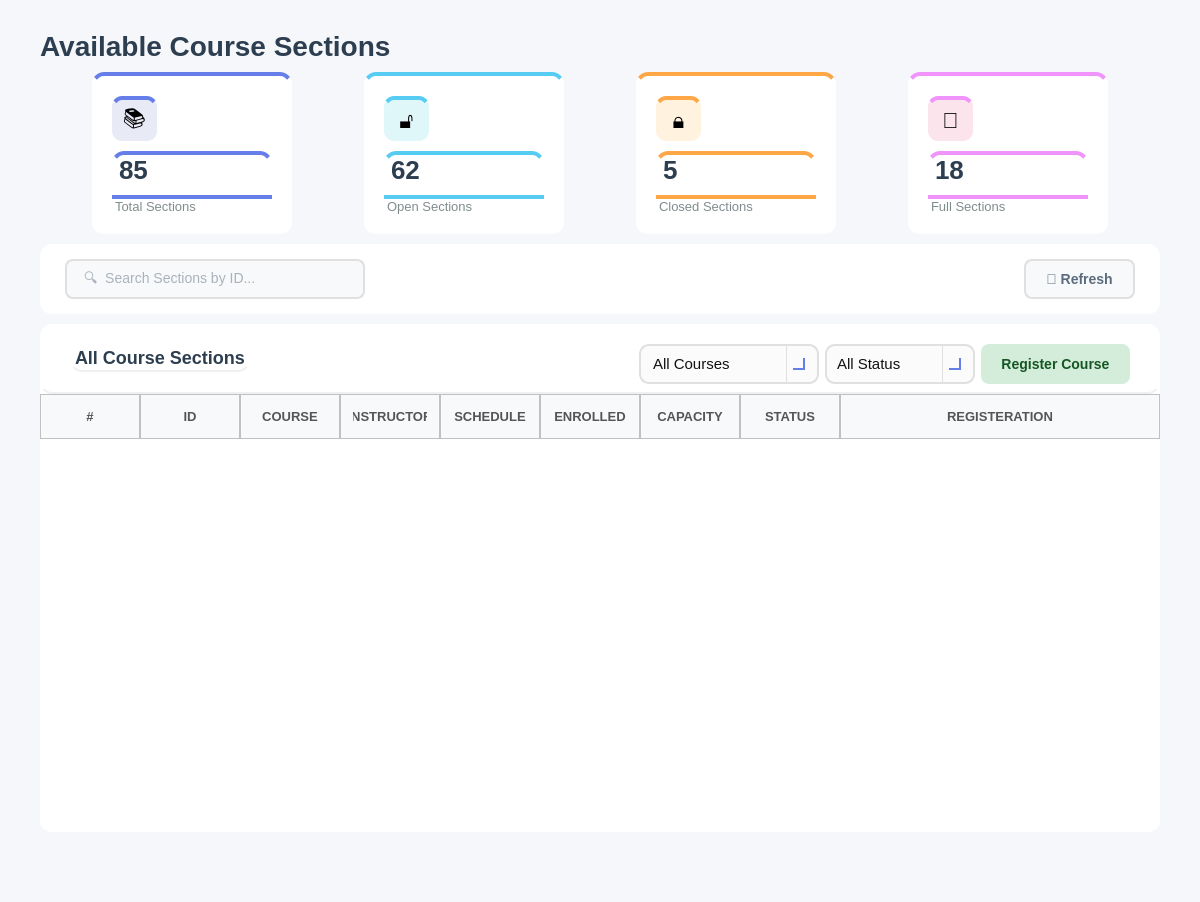
<?xml version="1.0" encoding="UTF-8"?>
<ui version="4.0">
 <class>ViewSections</class>
 <widget class="QWidget" name="ViewSections">
  <property name="geometry">
   <rect>
    <x>0</x>
    <y>0</y>
    <width>1200</width>
    <height>902</height>
   </rect>
  </property>
  <property name="windowTitle">
   <string>Avaliable Sections</string>
  </property>
  <property name="styleSheet">
   <string notr="true">background-color: #f5f7fa;</string>
  </property>
  <layout class="QVBoxLayout" name="mainLayout">
   <property name="spacing">
    <number>10</number>
   </property>
   <property name="leftMargin">
    <number>40</number>
   </property>
   <property name="topMargin">
    <number>30</number>
   </property>
   <property name="rightMargin">
    <number>40</number>
   </property>
   <property name="bottomMargin">
    <number>30</number>
   </property>
   <item>
    <layout class="QHBoxLayout" name="headerLayout">
     <item>
      <widget class="QLabel" name="labelTitle">
       <property name="styleSheet">
        <string notr="true">font-size: 28px; font-weight: bold; color: #2c3e50; background: transparent;</string>
       </property>
       <property name="text">
        <string>Available Course Sections</string>
       </property>
      </widget>
     </item>
     <item>
      <spacer name="headerSpacer">
       <property name="orientation">
        <enum>Qt::Orientation::Horizontal</enum>
       </property>
       <property name="sizeHint" stdset="0">
        <size>
         <width>40</width>
         <height>20</height>
        </size>
       </property>
      </spacer>
     </item>
    </layout>
   </item>
   <item>
    <layout class="QHBoxLayout" name="statsLayout">
     <property name="spacing">
      <number>20</number>
     </property>
     <item>
      <widget class="QFrame" name="totalSectionsFrame">
       <property name="minimumSize">
        <size>
         <width>0</width>
         <height>140</height>
        </size>
       </property>
       <property name="maximumSize">
        <size>
         <width>200</width>
         <height>16777215</height>
        </size>
       </property>
       <property name="styleSheet">
        <string notr="true">background-color: white; border-radius: 12px; border-top: 4px solid #667eea;</string>
       </property>
       <property name="frameShape">
        <enum>QFrame::Shape::StyledPanel</enum>
       </property>
       <layout class="QVBoxLayout" name="totalSectionsLayout">
        <property name="spacing">
         <number>10</number>
        </property>
        <property name="leftMargin">
         <number>20</number>
        </property>
        <property name="topMargin">
         <number>20</number>
        </property>
        <property name="rightMargin">
         <number>20</number>
        </property>
        <property name="bottomMargin">
         <number>20</number>
        </property>
        <item>
         <widget class="QLabel" name="totalSectionsIcon">
          <property name="minimumSize">
           <size>
            <width>45</width>
            <height>45</height>
           </size>
          </property>
          <property name="maximumSize">
           <size>
            <width>45</width>
            <height>45</height>
           </size>
          </property>
          <property name="styleSheet">
           <string notr="true">background-color: #e8eaf6; border-radius: 10px; font-size: 22px;</string>
          </property>
          <property name="text">
           <string>📚</string>
          </property>
          <property name="alignment">
           <set>Qt::AlignmentFlag::AlignCenter</set>
          </property>
         </widget>
        </item>
        <item>
         <widget class="QLabel" name="labelTotalSectionsCount">
          <property name="styleSheet">
           <string notr="true">font-size: 26px; font-weight: bold; color: #2c3e50; background: transparent;</string>
          </property>
          <property name="text">
           <string>85</string>
          </property>
         </widget>
        </item>
        <item>
         <widget class="QLabel" name="labelTotalSections">
          <property name="styleSheet">
           <string notr="true">font-size: 13px; color: #7f8c8d; background: transparent;</string>
          </property>
          <property name="text">
           <string>Total Sections</string>
          </property>
         </widget>
        </item>
       </layout>
      </widget>
     </item>
     <item>
      <widget class="QFrame" name="openSectionsFrame">
       <property name="minimumSize">
        <size>
         <width>0</width>
         <height>140</height>
        </size>
       </property>
       <property name="maximumSize">
        <size>
         <width>200</width>
         <height>16777215</height>
        </size>
       </property>
       <property name="styleSheet">
        <string notr="true">background-color: white; border-radius: 12px; border-top: 4px solid #56ccf2;</string>
       </property>
       <property name="frameShape">
        <enum>QFrame::Shape::StyledPanel</enum>
       </property>
       <layout class="QVBoxLayout" name="openSectionsLayout">
        <property name="spacing">
         <number>10</number>
        </property>
        <property name="leftMargin">
         <number>20</number>
        </property>
        <property name="topMargin">
         <number>20</number>
        </property>
        <property name="rightMargin">
         <number>20</number>
        </property>
        <property name="bottomMargin">
         <number>20</number>
        </property>
        <item>
         <widget class="QLabel" name="openSectionsIcon">
          <property name="minimumSize">
           <size>
            <width>45</width>
            <height>45</height>
           </size>
          </property>
          <property name="maximumSize">
           <size>
            <width>45</width>
            <height>45</height>
           </size>
          </property>
          <property name="styleSheet">
           <string notr="true">background-color: #e0f7fa; border-radius: 10px; font-size: 22px;</string>
          </property>
          <property name="text">
           <string>🔓</string>
          </property>
          <property name="alignment">
           <set>Qt::AlignmentFlag::AlignCenter</set>
          </property>
         </widget>
        </item>
        <item>
         <widget class="QLabel" name="labelOpenSectionsCount">
          <property name="styleSheet">
           <string notr="true">font-size: 26px; font-weight: bold; color: #2c3e50; background: transparent;</string>
          </property>
          <property name="text">
           <string>62</string>
          </property>
         </widget>
        </item>
        <item>
         <widget class="QLabel" name="labelOpenSections">
          <property name="styleSheet">
           <string notr="true">font-size: 13px; color: #7f8c8d; background: transparent;</string>
          </property>
          <property name="text">
           <string>Open Sections</string>
          </property>
         </widget>
        </item>
       </layout>
      </widget>
     </item>
     <item>
      <widget class="QFrame" name="closedSectionsFrame">
       <property name="minimumSize">
        <size>
         <width>0</width>
         <height>140</height>
        </size>
       </property>
       <property name="maximumSize">
        <size>
         <width>200</width>
         <height>16777215</height>
        </size>
       </property>
       <property name="styleSheet">
        <string notr="true">background-color: white; border-radius: 12px; border-top: 4px solid #ffa647;</string>
       </property>
       <property name="frameShape">
        <enum>QFrame::Shape::StyledPanel</enum>
       </property>
       <layout class="QVBoxLayout" name="closedSectionsLayout">
        <property name="spacing">
         <number>10</number>
        </property>
        <property name="leftMargin">
         <number>20</number>
        </property>
        <property name="topMargin">
         <number>20</number>
        </property>
        <property name="rightMargin">
         <number>20</number>
        </property>
        <property name="bottomMargin">
         <number>20</number>
        </property>
        <item>
         <widget class="QLabel" name="closedSectionsIcon">
          <property name="minimumSize">
           <size>
            <width>45</width>
            <height>45</height>
           </size>
          </property>
          <property name="maximumSize">
           <size>
            <width>45</width>
            <height>45</height>
           </size>
          </property>
          <property name="styleSheet">
           <string notr="true">background-color: #fff3e0; border-radius: 10px; font-size: 22px;</string>
          </property>
          <property name="text">
           <string>🔒</string>
          </property>
          <property name="alignment">
           <set>Qt::AlignmentFlag::AlignCenter</set>
          </property>
         </widget>
        </item>
        <item>
         <widget class="QLabel" name="labelClosedSectionsCount">
          <property name="styleSheet">
           <string notr="true">font-size: 26px; font-weight: bold; color: #2c3e50; background: transparent;</string>
          </property>
          <property name="text">
           <string>5</string>
          </property>
         </widget>
        </item>
        <item>
         <widget class="QLabel" name="labelClosedSections">
          <property name="styleSheet">
           <string notr="true">font-size: 13px; color: #7f8c8d; background: transparent;</string>
          </property>
          <property name="text">
           <string>Closed Sections</string>
          </property>
         </widget>
        </item>
       </layout>
      </widget>
     </item>
     <item>
      <widget class="QFrame" name="fullSectionsFrame">
       <property name="minimumSize">
        <size>
         <width>0</width>
         <height>140</height>
        </size>
       </property>
       <property name="maximumSize">
        <size>
         <width>200</width>
         <height>16777215</height>
        </size>
       </property>
       <property name="styleSheet">
        <string notr="true">background-color: white; border-radius: 12px; border-top: 4px solid #f093fb;</string>
       </property>
       <property name="frameShape">
        <enum>QFrame::Shape::StyledPanel</enum>
       </property>
       <layout class="QVBoxLayout" name="fullSectionsLayout">
        <property name="spacing">
         <number>10</number>
        </property>
        <property name="leftMargin">
         <number>20</number>
        </property>
        <property name="topMargin">
         <number>20</number>
        </property>
        <property name="rightMargin">
         <number>20</number>
        </property>
        <property name="bottomMargin">
         <number>20</number>
        </property>
        <item>
         <widget class="QLabel" name="fullSectionsIcon">
          <property name="minimumSize">
           <size>
            <width>45</width>
            <height>45</height>
           </size>
          </property>
          <property name="maximumSize">
           <size>
            <width>45</width>
            <height>45</height>
           </size>
          </property>
          <property name="styleSheet">
           <string notr="true">background-color: #fce4ec; border-radius: 10px; font-size: 22px;</string>
          </property>
          <property name="text">
           <string>💯</string>
          </property>
          <property name="alignment">
           <set>Qt::AlignmentFlag::AlignCenter</set>
          </property>
         </widget>
        </item>
        <item>
         <widget class="QLabel" name="labelFullSectionsCount">
          <property name="styleSheet">
           <string notr="true">font-size: 26px; font-weight: bold; color: #2c3e50; background: transparent;</string>
          </property>
          <property name="text">
           <string>18</string>
          </property>
         </widget>
        </item>
        <item>
         <widget class="QLabel" name="labelFullSections">
          <property name="styleSheet">
           <string notr="true">font-size: 13px; color: #7f8c8d; background: transparent;</string>
          </property>
          <property name="text">
           <string>Full Sections</string>
          </property>
         </widget>
        </item>
       </layout>
      </widget>
     </item>
    </layout>
   </item>
   <item>
    <widget class="QFrame" name="filterFrame">
     <property name="minimumSize">
      <size>
       <width>0</width>
       <height>70</height>
      </size>
     </property>
     <property name="maximumSize">
      <size>
       <width>16777215</width>
       <height>70</height>
      </size>
     </property>
     <property name="styleSheet">
      <string notr="true">background-color: white; border-radius: 12px;</string>
     </property>
     <property name="frameShape">
      <enum>QFrame::Shape::StyledPanel</enum>
     </property>
     <layout class="QHBoxLayout" name="filterLayout">
      <property name="leftMargin">
       <number>25</number>
      </property>
      <property name="topMargin">
       <number>15</number>
      </property>
      <property name="rightMargin">
       <number>25</number>
      </property>
      <property name="bottomMargin">
       <number>15</number>
      </property>
      <item>
       <widget class="QLineEdit" name="lineEditSearch">
        <property name="minimumSize">
         <size>
          <width>300</width>
          <height>40</height>
         </size>
        </property>
        <property name="maximumSize">
         <size>
          <width>200</width>
          <height>16777215</height>
         </size>
        </property>
        <property name="styleSheet">
         <string notr="true">QLineEdit {
    padding: 10px 15px;
    border: 2px solid #e0e0e0;
    border-radius: 8px;
    font-size: 14px;
    background-color: #f8f9fa;   /* light neutral background */
    color: #5a6c7d;             /* text color similar to buttons */
}

QLineEdit:focus {
    border-color: #f5576c;       /* accent border on focus */
    background-color: #ffffff;   /* slightly lighter when active */
}

QLineEdit:disabled {
    background-color: #ededed;   /* washed-out grey */
    color: #a1a8b3;             /* faded text */
}
</string>
        </property>
        <property name="placeholderText">
         <string>🔍  Search Sections by ID...</string>
        </property>
       </widget>
      </item>
      <item>
       <spacer name="filterSpacer">
        <property name="orientation">
         <enum>Qt::Orientation::Horizontal</enum>
        </property>
        <property name="sizeHint" stdset="0">
         <size>
          <width>40</width>
          <height>20</height>
         </size>
        </property>
       </spacer>
      </item>
      <item>
       <widget class="QPushButton" name="buttonRefresh">
        <property name="minimumSize">
         <size>
          <width>100</width>
          <height>40</height>
         </size>
        </property>
        <property name="cursor">
         <cursorShape>PointingHandCursor</cursorShape>
        </property>
        <property name="styleSheet">
         <string notr="true">QPushButton {
    background-color: #f8f9fa;     /* light grey background */
    color: #5a6c7d;               /* text color */
    border: 2px solid #e0e0e0;    /* default border */
    border-radius: 8px;
    font-size: 14px;
    font-weight: bold;
    padding: 10px 20px;
}

QPushButton:hover {
    border-color: #6c5ce7;        /* purplish-blue border on hover */
    color: #6c5ce7;               /* match text color to border */
}

QPushButton:pressed {
    background-color: #e0e0e0;    /* slightly darker grey when pressed */
    border-color: #6c5ce7;        /* keep border highlight */
    color: #6c5ce7;               /* text color */
}
</string>
        </property>
        <property name="text">
         <string>🔄 Refresh</string>
        </property>
       </widget>
      </item>
     </layout>
    </widget>
   </item>
   <item>
    <widget class="QFrame" name="sectionsTableFrame">
     <property name="styleSheet">
      <string notr="true">background-color: white; border-radius: 12px;</string>
     </property>
     <property name="frameShape">
      <enum>QFrame::Shape::StyledPanel</enum>
     </property>
     <layout class="QVBoxLayout" name="sectionsTableMainLayout">
      <property name="spacing">
       <number>0</number>
      </property>
      <property name="leftMargin">
       <number>0</number>
      </property>
      <property name="topMargin">
       <number>0</number>
      </property>
      <property name="rightMargin">
       <number>0</number>
      </property>
      <property name="bottomMargin">
       <number>0</number>
      </property>
      <item>
       <widget class="QFrame" name="tableHeader">
        <property name="minimumSize">
         <size>
          <width>0</width>
          <height>70</height>
         </size>
        </property>
        <property name="maximumSize">
         <size>
          <width>16777215</width>
          <height>70</height>
         </size>
        </property>
        <property name="styleSheet">
         <string notr="true">background: transparent; border-bottom: 2px solid #f0f0f0;</string>
        </property>
        <property name="frameShape">
         <enum>QFrame::Shape::StyledPanel</enum>
        </property>
        <layout class="QHBoxLayout" name="tableHeaderLayout">
         <property name="leftMargin">
          <number>30</number>
         </property>
         <property name="topMargin">
          <number>20</number>
         </property>
         <property name="rightMargin">
          <number>30</number>
         </property>
         <property name="bottomMargin">
          <number>20</number>
         </property>
         <item>
          <widget class="QLabel" name="labelTableTitle">
           <property name="styleSheet">
            <string notr="true">font-size: 18px; font-weight: bold; color: #2c3e50; background: transparent;</string>
           </property>
           <property name="text">
            <string>All Course Sections</string>
           </property>
          </widget>
         </item>
         <item>
          <spacer name="tableTitleSpacer">
           <property name="orientation">
            <enum>Qt::Orientation::Horizontal</enum>
           </property>
           <property name="sizeHint" stdset="0">
            <size>
             <width>40</width>
             <height>20</height>
            </size>
           </property>
          </spacer>
         </item>
         <item>
          <widget class="QComboBox" name="comboBoxFilterCourses">
           <property name="minimumSize">
            <size>
             <width>180</width>
             <height>40</height>
            </size>
           </property>
           <property name="cursor">
            <cursorShape>PointingHandCursor</cursorShape>
           </property>
           <property name="styleSheet">
            <string notr="true">/* ----------------- QComboBox Base ----------------- */
QComboBox {
    border: 2px solid #E0E0E0;          /* main border */
    border-radius: 10px;
    padding: 8px 10px;                   /* Matches QLineEdit padding */
    background: rgba(250, 250, 250, 200);
    font-size: 11pt;
    color: #111111;
}

/* Focused state */
QComboBox:focus {
    border: 2px solid #667EEA; 
    background: rgba(250, 250, 250, 220);
}

/* ----------------- Drop-down Arrow ----------------- */
QComboBox::drop-down {
    subcontrol-origin: padding;
    subcontrol-position: top right;
    width: 30px; 
    border-left-width: 1px;
    border-left-color: #E0E0E0;
    border-left-style: solid;
    border-top-right-radius: 12px;       /* rounder corners */
    border-bottom-right-radius: 12px;    /* rounder corners */
    background: transparent;
}

/* Remove ugly black border on hover/focus */
QComboBox::drop-down:hover,
QComboBox::drop-down:focus {
    border-left-color: #667EEA;
    background: transparent;
    border: none;
}

/* Modern, visible arrow using simple chevron */
QComboBox::down-arrow {
    width: 10px;
    height: 10px;
    border: solid #667EEA;
    border-width: 0 2px 2px 0;
    margin-right: 6px;
}

/* ----------------- Dropdown Popup ----------------- */
/* Dropdown Popup */
QComboBox QAbstractItemView {
    background-color: #fdfdfd;          /* slightly off-white */
    border: 2px solid #E0E0E0;          /* subtle grey border */
    border-radius: 8px;                  /* may not be perfect on Windows */
    color: #111111;
    font-size: 11pt;
    padding: 5px;
    selection-background-color: #667EEA;
    selection-color: white;
    outline: none;
}

/* Items hover/selection */
QComboBox QAbstractItemView::item:hover {
    background-color: rgba(102, 126, 234, 0.1);
    color: #111111;
}

QComboBox QAbstractItemView::item:selected {
    background-color: #667EEA;
    color: white;
}

/* Error highlight for combo box */
QComboBox[error=&quot;true&quot;] {
    border: 2px solid #FF4A4A;
}</string>
           </property>
           <property name="editable">
            <bool>true</bool>
           </property>
           <item>
            <property name="text">
             <string>All Courses</string>
            </property>
           </item>
          </widget>
         </item>
         <item>
          <widget class="QComboBox" name="comboBoxStatusFilter">
           <property name="minimumSize">
            <size>
             <width>150</width>
             <height>40</height>
            </size>
           </property>
           <property name="cursor">
            <cursorShape>PointingHandCursor</cursorShape>
           </property>
           <property name="styleSheet">
            <string notr="true">/* ----------------- QComboBox Base ----------------- */
QComboBox {
    border: 2px solid #E0E0E0;          /* main border */
    border-radius: 10px;
    padding: 8px 10px;                   /* Matches QLineEdit padding */
    background: rgba(250, 250, 250, 200);
    font-size: 11pt;
    color: #111111;
}

/* Focused state */
QComboBox:focus {
    border: 2px solid #667EEA; 
    background: rgba(250, 250, 250, 220);
}

/* ----------------- Drop-down Arrow ----------------- */
QComboBox::drop-down {
    subcontrol-origin: padding;
    subcontrol-position: top right;
    width: 30px; 
    border-left-width: 1px;
    border-left-color: #E0E0E0;
    border-left-style: solid;
    border-top-right-radius: 12px;       /* rounder corners */
    border-bottom-right-radius: 12px;    /* rounder corners */
    background: transparent;
}

/* Remove ugly black border on hover/focus */
QComboBox::drop-down:hover,
QComboBox::drop-down:focus {
    border-left-color: #667EEA;
    background: transparent;
    border: none;
}

/* Modern, visible arrow using simple chevron */
QComboBox::down-arrow {
    width: 10px;
    height: 10px;
    border: solid #667EEA;
    border-width: 0 2px 2px 0;
    margin-right: 6px;
}

/* ----------------- Dropdown Popup ----------------- */
/* Dropdown Popup */
QComboBox QAbstractItemView {
    background-color: #fdfdfd;          /* slightly off-white */
    border: 2px solid #E0E0E0;          /* subtle grey border */
    border-radius: 8px;                  /* may not be perfect on Windows */
    color: #111111;
    font-size: 11pt;
    padding: 5px;
    selection-background-color: #667EEA;
    selection-color: white;
    outline: none;
}

/* Items hover/selection */
QComboBox QAbstractItemView::item:hover {
    background-color: rgba(102, 126, 234, 0.1);
    color: #111111;
}

QComboBox QAbstractItemView::item:selected {
    background-color: #667EEA;
    color: white;
}

/* Error highlight for combo box */
QComboBox[error=&quot;true&quot;] {
    border: 2px solid #FF4A4A;
}</string>
           </property>
           <item>
            <property name="text">
             <string>All Status</string>
            </property>
           </item>
           <item>
            <property name="text">
             <string>Open</string>
            </property>
           </item>
           <item>
            <property name="text">
             <string>Closed</string>
            </property>
           </item>
           <item>
            <property name="text">
             <string>Full</string>
            </property>
           </item>
          </widget>
         </item>
         <item>
          <widget class="QPushButton" name="buttonRegisterCourse">
           <property name="enabled">
            <bool>true</bool>
           </property>
           <property name="minimumSize">
            <size>
             <width>120</width>
             <height>40</height>
            </size>
           </property>
           <property name="cursor">
            <cursorShape>PointingHandCursor</cursorShape>
           </property>
           <property name="styleSheet">
            <string notr="true">/* ---- Approve Button ---- */
QPushButton {
    background-color: #d4edda;
    color: #155724;
    border: none;
    border-radius: 8px;
    font-size: 14px;
    font-weight: bold;
    padding: 10px 20px;
}
QPushButton:hover {
    background-color: #28a745;
    color: white;
}
QPushButton:pressed {
    background-color: #1e7e34;  /* slightly darker for pressed feedback */
}
QPushButton:disabled {
    background-color: #c1d9c3; /* more washed-out green */
    color: #7a8b7a;
}</string>
           </property>
           <property name="text">
            <string>Register Course</string>
           </property>
          </widget>
         </item>
        </layout>
       </widget>
      </item>
      <item>
       <widget class="QTableWidget" name="tableSections">
        <property name="minimumSize">
         <size>
          <width>0</width>
          <height>300</height>
         </size>
        </property>
        <property name="styleSheet">
         <string notr="true">QTableWidget {
    border: none;
    background-color: white;
    gridline-color: #e5e5e5;      /* slightly darker for visibility */
    color: #222222;               /* matches QLineEdit text color */
    font-size: 14px;
}

QTableWidget::item {
    padding: 14px;
    border: none;
    color: #222222;               /* consistent text color */
}

QTableWidget::item:selected {
    background-color: #fcebed;  /* soft pink selection */
    color: #222222;             /* keep text readable */
}

QHeaderView::section {
    background-color: #f8f9fa;
    padding: 12px;
	border: 1px solid #c1c1c1; 
    font-size: 13px;
    color: #555555;               /* similar to readOnly QLineEdit text */
    font-weight: bold;
}
QTableWidget::item:focus {
    outline: none;
    border: none;
}
/* Removes weird selection rectangle */
QTableWidget::item:focus {
    outline: none;
    border: none;
}
QTableWidget::indicator {
    width: 18px;
    height: 18px;
}

QTableWidget::indicator:unchecked {
    border: 1px solid #b8b8b8;      /* soft grey border */
    background-color: #f8f8f8;      /* very light grey */
    border-radius: 3px;             /* slightly rounded */
}

QTableWidget::indicator:checked {
    border: 1px solid #5a5a5a;      /* darker grey when selected */
    background-color: #6c6c6c;      /* washed-out grey instead of harsh green */
    image: url(&quot;&quot;);                 /* remove default checkmark */
    border-radius: 3px;
}

QTableWidget::indicator:checked:hover,
QTableWidget::indicator:unchecked:hover {
    border-color: #3a3a3a;
}

QTableWidget::indicator:checked::after {
    content: &quot;&quot;;
    image: url(&quot;&quot;); /* no default checkmark */
}

/* ===== SCROLLBARS (VERTICAL &amp; HORIZONTAL) ===== */

/* Track */
QScrollBar:vertical, QScrollBar:horizontal {
    background: rgba(255, 255, 255, 0.05);  /* subtle track */
    border-radius: 6px;
    margin: 0px;  /* remove extra space */
}

/* Handle / Thumb */
QScrollBar::handle:vertical, QScrollBar::handle:horizontal {
    background: rgba(120, 120, 120, 0.35);  /* glassy thumb */
    border-radius: 6px;
    border: 1px solid rgba(255, 255, 255, 0.2); /* subtle highlight */
    min-height: 30px; /* vertical */
    min-width: 30px;  /* horizontal */
}

QScrollBar::handle:vertical:hover,
QScrollBar::handle:horizontal:hover {
    background: rgba(120, 120, 120, 0.55);
}

/* Buttons (up/down or left/right) */
QScrollBar::add-line:vertical, QScrollBar::sub-line:vertical,
QScrollBar::add-line:horizontal, QScrollBar::sub-line:horizontal {
    width: 16px;  /* horizontal buttons width */
    height: 16px; /* vertical buttons height */
    background: rgba(180, 180, 180, 0.35);
    border-radius: 4px;
}

/* Arrow icons */
QScrollBar::up-arrow:vertical, QScrollBar::down-arrow:vertical,
QScrollBar::left-arrow:horizontal, QScrollBar::right-arrow:horizontal {
    width: 6px;
    height: 6px;
    background: transparent;
}

/* Remove blank areas */
QScrollBar::add-page:vertical, QScrollBar::sub-page:vertical,
QScrollBar::add-page:horizontal, QScrollBar::sub-page:horizontal {
    background: none;
}

/* Sizes */
QScrollBar:vertical { width: 12px; }
QScrollBar:horizontal { height: 12px; }
</string>
        </property>
        <property name="editTriggers">
         <set>QAbstractItemView::EditTrigger::NoEditTriggers</set>
        </property>
        <property name="alternatingRowColors">
         <bool>true</bool>
        </property>
        <property name="selectionMode">
         <enum>QAbstractItemView::SelectionMode::ContiguousSelection</enum>
        </property>
        <property name="verticalScrollMode">
         <enum>QAbstractItemView::ScrollMode::ScrollPerPixel</enum>
        </property>
        <property name="horizontalScrollMode">
         <enum>QAbstractItemView::ScrollMode::ScrollPerPixel</enum>
        </property>
        <property name="cornerButtonEnabled">
         <bool>true</bool>
        </property>
        <attribute name="horizontalHeaderStretchLastSection">
         <bool>true</bool>
        </attribute>
        <attribute name="verticalHeaderVisible">
         <bool>false</bool>
        </attribute>
        <attribute name="verticalHeaderCascadingSectionResizes">
         <bool>true</bool>
        </attribute>
        <column>
         <property name="text">
          <string>#</string>
         </property>
        </column>
        <column>
         <property name="text">
          <string>ID</string>
         </property>
        </column>
        <column>
         <property name="text">
          <string>COURSE</string>
         </property>
        </column>
        <column>
         <property name="text">
          <string>INSTRUCTOR</string>
         </property>
        </column>
        <column>
         <property name="text">
          <string>SCHEDULE</string>
         </property>
        </column>
        <column>
         <property name="text">
          <string>ENROLLED</string>
         </property>
        </column>
        <column>
         <property name="text">
          <string>CAPACITY</string>
         </property>
        </column>
        <column>
         <property name="text">
          <string>STATUS</string>
         </property>
        </column>
        <column>
         <property name="text">
          <string>REGISTERATION</string>
         </property>
        </column>
       </widget>
      </item>
     </layout>
    </widget>
   </item>
   <item>
    <spacer name="verticalSpacer">
     <property name="orientation">
      <enum>Qt::Orientation::Vertical</enum>
     </property>
     <property name="sizeType">
      <enum>QSizePolicy::Policy::Maximum</enum>
     </property>
     <property name="sizeHint" stdset="0">
      <size>
       <width>20</width>
       <height>40</height>
      </size>
     </property>
    </spacer>
   </item>
  </layout>
 </widget>
 <resources/>
 <connections/>
</ui>
